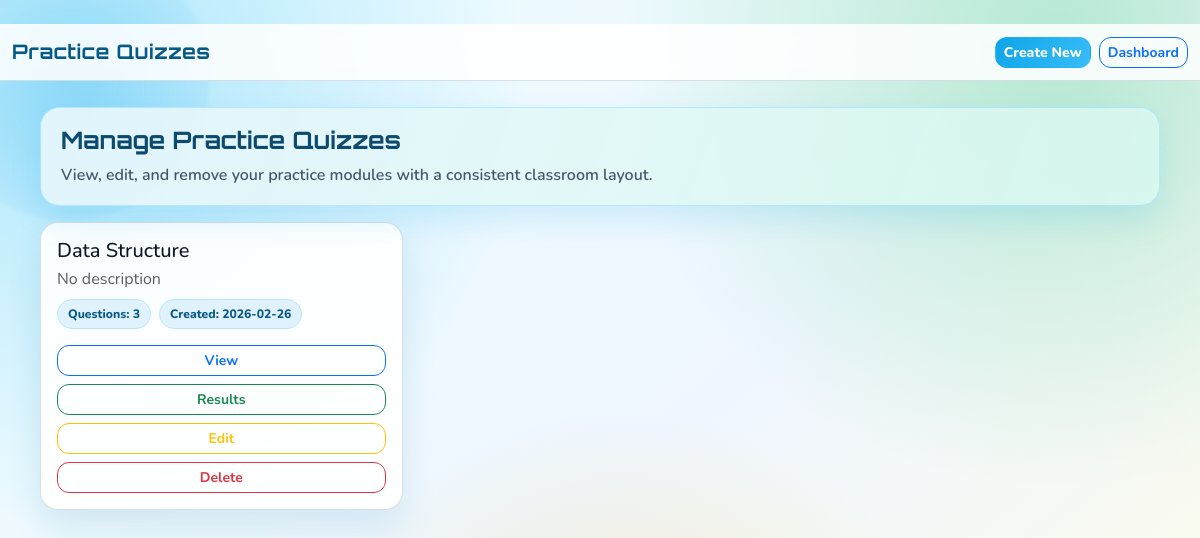
Page /list_practice_quizzes (signed in) on the committed database.
### tables this page shows
CREATE TABLE Practice_Quizzes (
            quiz_id INTEGER PRIMARY KEY AUTOINCREMENT,
            quiz_name TEXT NOT NULL,
            description TEXT,
            teacher_id INTEGER,
            created_by INTEGER NOT NULL,
            department TEXT,
            target_departments TEXT,
            created_at TIMESTAMP DEFAULT CURRENT_TIMESTAMP,
            FOREIGN KEY (created_by) REFERENCES Users(user_id)
        );

### app.py (the view)
@app.route("/list_practice_quizzes", methods=["GET"])
@login_required
def list_practice_quizzes():
    if session.get('role') != 'Teacher':
        return redirect('/login')
    with get_db_connection() as conn:
        quizzes = conn.execute("""
            SELECT p.*, COUNT(pq.question_id) AS question_count
            FROM Practice_Quizzes p
            LEFT JOIN PracticeQuestions pq ON p.quiz_id = pq.quiz_id
            WHERE p.created_by = ?
            GROUP BY p.quiz_id
            ORDER BY p.quiz_id DESC
        """, (session['user_id'],)).fetchall()
    return render_template('teacher/list_practice_quizzes.html', quizzes=quizzes)

### app.py (called while the page is built)
def get_db_connection():
    return DBConnection(DATABASE)

def login_required(f):
    @wraps(f)
    def decorated_function(*args, **kwargs):
        if 'user_id' not in session:
            flash("Please login first")
            return redirect(url_for('login'))
        return f(*args, **kwargs)
    return decorated_function

    def __enter__(self):
        return self.conn

    def __exit__(self, exc_type, exc_val, exc_tb):
        if exc_type is None:
            self.conn.commit()
        else:
            self.conn.rollback()
        self.conn.close()

### templates/teacher/list_practice_quizzes.html (shortened to what this page needs)
﻿<!DOCTYPE html>
<html lang="en">
<head>
<link href="https://cdn.jsdelivr.net/npm/bootstrap@5.3.2/dist/css/bootstrap.min.css" rel="stylesheet">
<link href="{{ url_for('static', filename='css/ui-system.css') }}" rel="stylesheet">
</head>
<body class="app-bg">
<nav class="navbar navbar-expand-lg topbar">
    <div class="container-fluid">
        <span class="navbar-brand">Practice Quizzes</span>
        <div class="d-flex gap-2">
            <a href="{{ url_for('create_practice_quiz') }}" class="btn btn-brand btn-sm">Create New</a>
            <a href="{{ url_for('teacher_dashboard') }}" class="btn btn-outline-primary btn-sm">Dashboard</a>
        </div>
    </div>
</nav>
<div class="page-wrap">
    <div class="section-hero mb-3">
        <h2>Manage Practice Quizzes</h2>
        <p>View, edit, and remove your practice modules with a consistent classroom layout.</p>
    </div>
    {% if quizzes %}
    <div class="row g-3">
        {% for quiz in quizzes %}
        <div class="col-12 col-md-6 col-lg-4">
            <div class="glass-card h-100 p-3">
                <h5 class="mb-1">{{ quiz['quiz_name'] }}</h5>
                <p class="text-muted mb-2">{{ (quiz['description'] or 'No description')[:110] }}</p>
                <div class="d-flex gap-2 flex-wrap mb-3">
                    <span class="chip">Questions: {{ quiz['question_count'] or 0 }}</span>
                    <span class="chip">Created: {{ quiz['created_at'][:10] if quiz['created_at'] else '-' }}</span>
                </div>
                <div class="d-grid gap-2">
                    <a href="{{ url_for('open_practice_quiz', quiz_id=quiz['quiz_id']) }}" class="btn btn-outline-primary btn-sm">View</a>
                    <a href="{{ url_for('teacher_practice_quiz_results', quiz_id=quiz['quiz_id']) }}" class="btn btn-outline-success btn-sm">Results</a>
                    <a href="{{ url_for('edit_practice_quiz', quiz_id=quiz['quiz_id']) }}" class="btn btn-outline-warning btn-sm">Edit</a>
                    <button type="button" class="btn btn-outline-danger btn-sm" onclick="confirmDeleteQuiz({{ quiz['quiz_id'] }})">Delete</button>
                </div>
            </div>
        </div>
        {% endfor %}
    </div>
    {% else %}
    <div class="glass-card p-4">
        <h4 class="mb-2">No Practice Quizzes Yet</h4>
        <p class="text-muted mb-3">Start with your first quiz and assign it to departments.</p>
        <a href="{{ url_for('create_practice_quiz') }}" class="btn btn-brand">Create Practice Quiz</a>
    </div>
    {% endif %}
</div>
</body>
</html>

### static/css/ui-system.css (style rules this page uses)
:root { --bg-a: #ecfeff; --bg-b: #eff6ff; --bg-c: #fefce8; --brand: #0ea5e9; --brand-dark: #0284c7; --success: #22c55e; --success-dark: #16a34a; --accent: #f97316; --text: #0f172a; --muted: #475569; --card: rgba(255, 255, 255, 0.92); --border: rgba(148, 163, 184, 0.35); }
* { box-sizing: border-box; }
body.app-bg { min-height: 100vh; background: radial-gradient(circle at 8% 12%, rgba(56, 189, 248, 0.35), transparent 33%), radial-gradient(circle at 88% 6%, rgba(34, 197, 94, 0.28), transparent 34%), radial-gradient(circle at 52% 96%, rgba(251, 191, 36, 0.26), transparent 36%), linear-gradient(140deg, var(--bg-a), var(--bg-b) 55%, var(--bg-c)); font-family: 'Nunito', sans-serif; color: var(--text); position: relative; overflow-x: hidden; }
body.app-bg::before, body.app-bg::after { content: ""; position: fixed; width: 280px; height: 280px; border-radius: 50%; filter: blur(2px); z-index: -1; animation: floatBlob 9s ease-in-out infinite; }
body.app-bg::before { top: -60px; left: -70px; background: radial-gradient(circle, rgba(14, 165, 233, 0.22), rgba(14, 165, 233, 0)); }
body.app-bg::after { bottom: -80px; right: -80px; background: radial-gradient(circle, rgba(249, 115, 22, 0.2), rgba(249, 115, 22, 0)); animation-delay: 1.3s; }
.topbar { background: rgba(255, 255, 255, 0.86); border-bottom: 1px solid var(--border); backdrop-filter: blur(10px); }
.topbar .navbar-brand { color: #075985; font-family: 'Orbitron', sans-serif; font-weight: 700; letter-spacing: 0.5px; }
.page-wrap { width: min(1120px, calc(100% - 28px)); margin: 26px auto 34px; }
.glass-card { border: 1px solid var(--border); border-radius: 18px; box-shadow: 0 18px 34px rgba(14, 116, 144, 0.12); background: var(--card); color: var(--text); }
.section-hero { border: 1px solid rgba(56, 189, 248, 0.34); border-radius: 20px; padding: 18px 20px; box-shadow: 0 14px 30px rgba(14, 165, 233, 0.15); background: linear-gradient(110deg, rgba(255, 255, 255, 0.92), rgba(236, 254, 255, 0.88)); position: relative; }
.section-hero::after { content: ""; position: absolute; inset: 0; border-radius: 20px; pointer-events: none; background: linear-gradient(120deg, rgba(14, 165, 233, 0.09), rgba(34, 197, 94, 0.09)); }
.section-hero h1, .section-hero h2 { font-family: 'Orbitron', sans-serif; font-size: clamp(1.15rem, 2vw, 1.55rem); margin: 0; font-weight: 700; color: #0c4a6e; position: relative; z-index: 1; }
.section-hero p { margin: 8px 0 0; color: var(--muted); font-weight: 600; position: relative; z-index: 1; }
.stat-badge, .chip { display: inline-block; background: #e0f2fe; color: #075985; border: 1px solid #bae6fd; border-radius: 999px; padding: 5px 10px; font-size: 0.76rem; font-weight: 800; }
.btn-brand { background: linear-gradient(120deg, var(--brand), #38bdf8); border-color: transparent; color: #fff; font-weight: 800; border-radius: 12px; }
.btn-outline-primary, .btn-outline-secondary, .btn-outline-danger, .btn-outline-success, .btn-outline-warning { border-radius: 12px; font-weight: 700; }

### rows in the picture
Practice_Quizzes: quiz_name "Data Structure", description "No description", quiz_id "3", created_at "2026-02-26"
